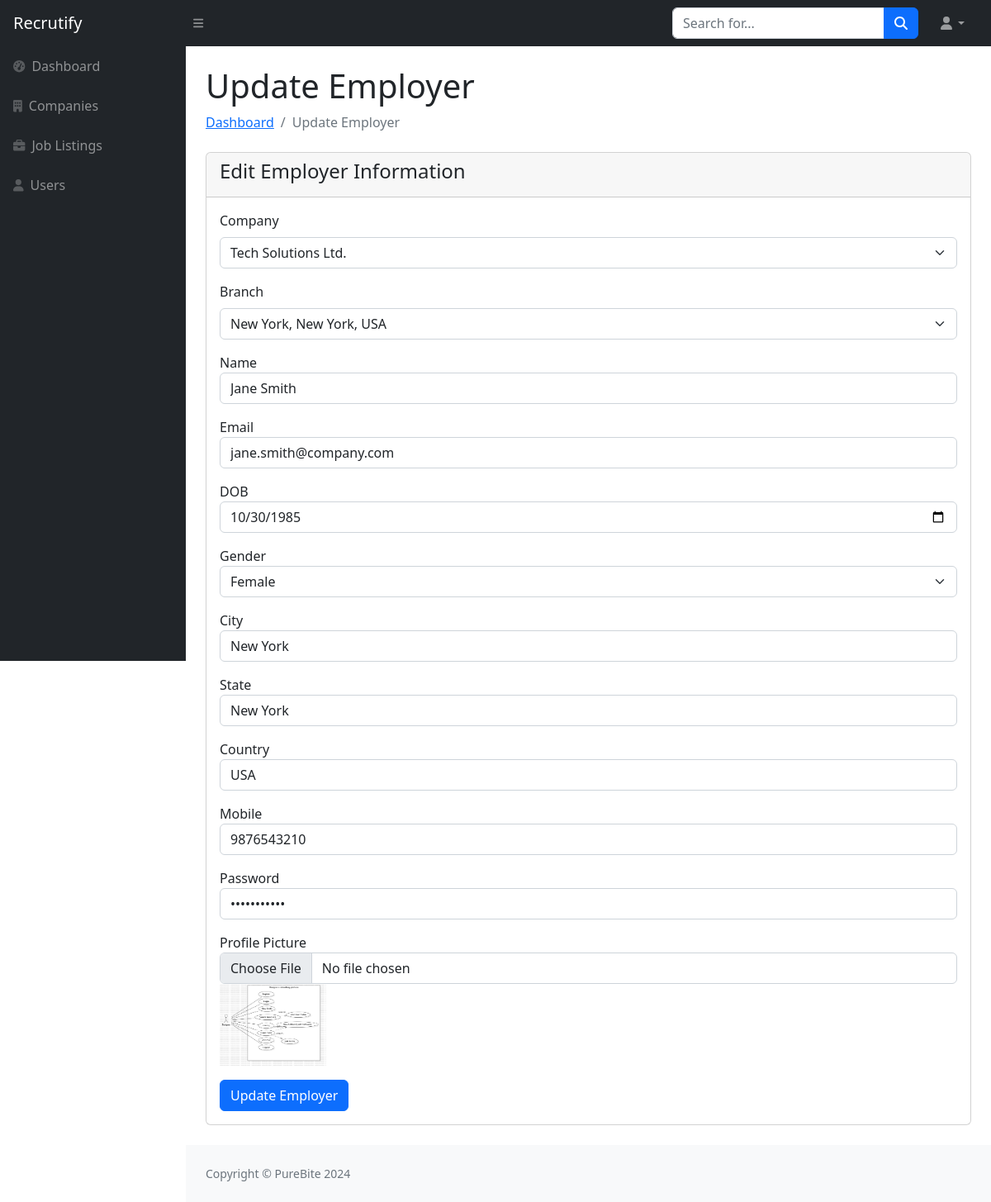
The app's page /admin/update-employer.php?user_id=4 with its own data.
### tables this page shows
CREATE TABLE `users_tbl` (
  `User_Id` int NOT NULL,
  `User_Type` enum('Admin','Jobseeker','Employer') NOT NULL DEFAULT 'Jobseeker',
  `Company_Id` int DEFAULT NULL,
  `Branch_Id` int DEFAULT NULL,
  `Name` varchar(50) NOT NULL,
  `Email` varchar(50) NOT NULL,
  `DOB` date DEFAULT NULL,
  `Gender` enum('Male','Female','Other') DEFAULT NULL,
  `City` varchar(50) NOT NULL,
  `State` varchar(50) NOT NULL,
  `Country` varchar(100) NOT NULL,
  `Mobile` varchar(20) NOT NULL,
  `Image` text,
  `Password` varchar(15) NOT NULL,
  `Status` enum('Active','Deleted') NOT NULL DEFAULT 'Active',
  `Register_Date` datetime NOT NULL
);

### admin/update-employer.php (the view, shortened to what this page needs)
<?php
include("sidebar.php");
if (isset($_GET['user_id'])) {
    $user_id = $_GET['user_id'];
    $fetch_query = "SELECT * FROM users_tbl WHERE User_Id = '$user_id' AND User_Type = 'Employer'";
    $result = mysqli_query($con, $fetch_query);
    if ($result && mysqli_num_rows($result) > 0) {
        $employer = mysqli_fetch_assoc($result);
    } else {
        echo "<script>alert('Employer not found'); location.href='users.php';</script>";
        exit;
    }
}
?>
<div id="layoutSidenav_content">
    <div class="container-fluid px-4">
        <h1 class="mt-4">Update Employer</h1>
        <ol class="breadcrumb mb-4">
            <li class="breadcrumb-item"><a href="index.php">Dashboard</a></li>
            <li class="breadcrumb-item active">Update Employer</li>
        </ol>
        <div class="card mb-4">
            <div class="card-header">
                <h4>Edit Employer Information</h4>
            </div>
            <div class="card-body">
                <form method="POST" enctype="multipart/form-data">
                    <div class="mb-3">
                        <label for="company_id" class="form-label">Company</label>
                        <select id="company_id" name="company_id" class="form-select" required>
                            <?php
                            $company_query = "SELECT Company_Id, Name FROM company_tbl";
                            $company_result = mysqli_query($con, $company_query);
                            while ($company = mysqli_fetch_assoc($company_result)) {
                                $selected = ($company['Company_Id'] == $employer['Company_Id']) ? "selected" : "";
                                echo "<option value='{$company['Company_Id']}' $selected>{$company['Name']}</option>";
                            }
                            ?>
                        </select>
                    </div>
                    <div class="mb-3">
                        <label for="branch_id" class="form-label">Branch</label>
                        <select id="branch_id" name="branch_id" class="form-select" required>
                            <?php
                            $branch_query = "SELECT Branch_Id, CONCAT(City, ', ', State, ', ', Country) as Address FROM branch_tbl WHERE Company_Id = '{$employer['Company_Id']}'";
                            $branch_result = mysqli_query($con, $branch_query);
                            while ($branch = mysqli_fetch_assoc($branch_result)) {
                                $selected = ($branch['Branch_Id'] == $employer['Branch_Id']) ? "selected" : "";
                                echo "<option value='{$branch['Branch_Id']}' $selected>{$branch['Address']}</option>";
                            }
                            ?>
                        </select>
                    </div>
                    <div class="mb-3"><label>Name</label><input type="text" name="name" value="<?php echo $employer['Name']; ?>" class="form-control" required></div>
                    <div class="mb-3"><label>Email</label><input type="email" name="email" value="<?php echo $employer['Email']; ?>" class="form-control" required></div>
                    <div class="mb-3"><label>DOB</label><input type="date" name="dob" value="<?php echo $employer['DOB']; ?>" class="form-control" required></div>
                    <div class="mb-3"><label>Gender</label>
                        <select name="gender" class="form-select" required>
                            <option value="Female" <?php echo ($employer['Gender'] == "Female") ? "selected" : ""; ?>>Female</option>
                        </select>
                    </div>
                    <div class="mb-3"><label>City</label><input type="text" name="city" value="<?php echo $employer['City']; ?>" class="form-control" required></div>
                    <div class="mb-3"><label>State</label><input type="text" name="state" value="<?php echo $employer['State']; ?>" class="form-control" required></div>
                    <div class="mb-3"><label>Country</label><input type="text" name="country" value="<?php echo $employer['Country']; ?>" class="form-control" required></div>
                    <div class="mb-3"><label>Mobile</label><input type="text" name="mobile" value="<?php echo $employer['Mobile']; ?>" class="form-control" required></div>
                    <div class="mb-3"><label>Password</label><input type="password" name="password" value="<?php echo $employer['Password']; ?>" class="form-control" required></div>
                    <div class="mb-3">
                        <label>Profile Picture</label>
                        <input type="file" name="image" class="form-control">
                        <?php if (!empty($employer['Image'])) { ?>
                            <img src="../<?php echo $employer['Image']; ?>" alt="Current Image" height="100">
                        <?php } ?>
                    </div>
                    <button type="submit" name="update" class="btn btn-primary">Update Employer</button>
                </form>
            </div>
        </div>
    </div>
<?php include("footer.php"); ?>

### records on screen
users_tbl: name "Jane Smith", email "jane.smith@company.com", dob "10/30/1985", gender "Female", city "New York", state "New York", country "USA", mobile "9876543210", Image (picture)

### other values on screen
form field company_id "Tech Solutions Ltd."
form field branch_id "New York, New York, USA"
